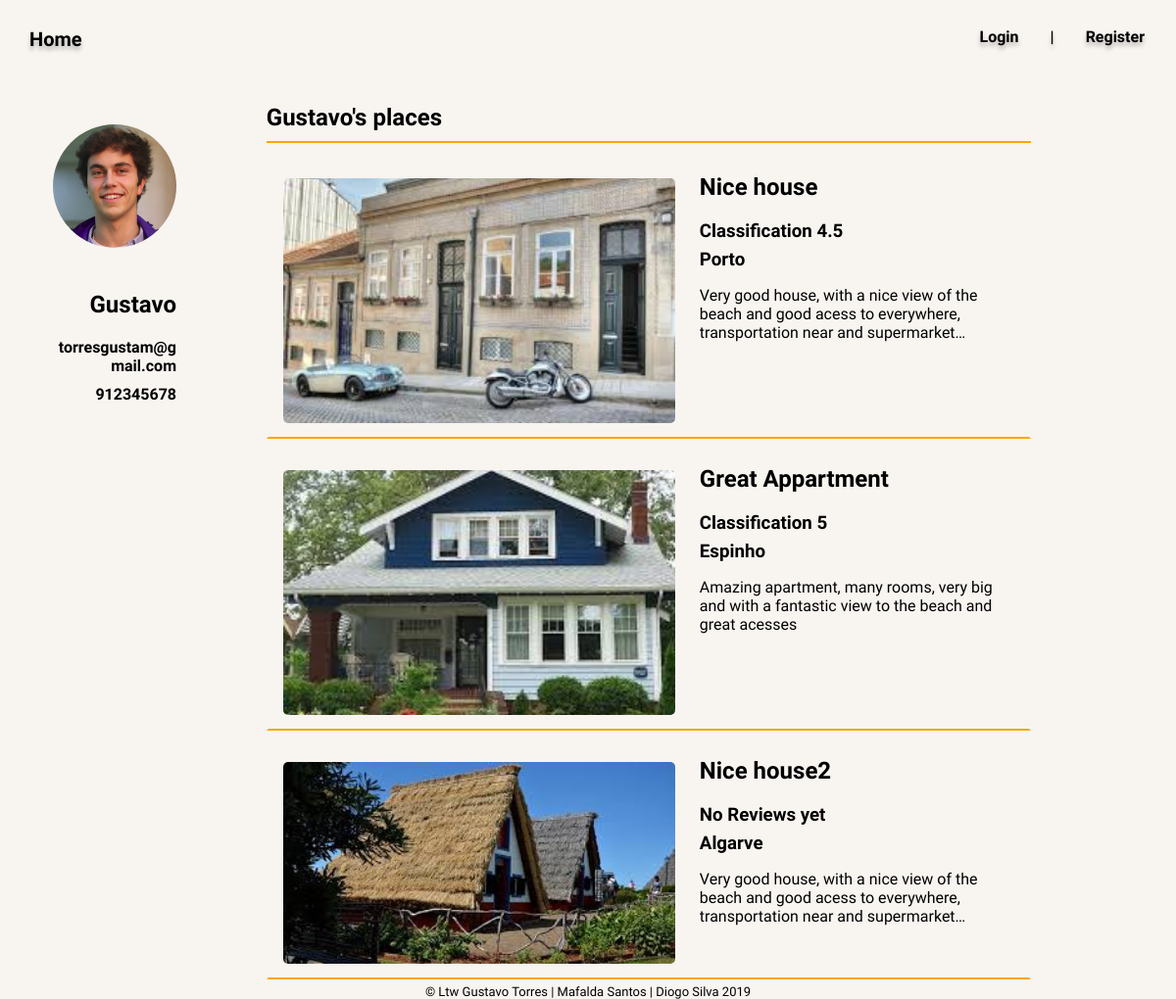
Page /pages/user.php?id=1 on the committed database.
### tables this page shows
CREATE TABLE User(
    userID integer PRIMARY KEY,
    userName text NOT NULL,
    email text NOT NULL,
    passHash text NOT NULL,
    age date NOT NULL,
    phoneNumber text NOT NULL CHECK(length(phoneNumber) = 9),
    profilePicture TEXT DEFAULT "default"
);

CREATE TABLE PlaceImage(
    placeImageID integer PRIMARY KEY,
    placeID integer NOT NULL REFERENCES Place,
    imagePath text NOT NULL,
    imageDescription text NOT NULL
);

### actions/getUserInfo.php (the view, shortened to what this page needs)
<?php
    include_once ('../actions/getPlaceInfo.php');
    function getUserInfo($userId){
        $db = Database::instance()->db();
        $stmt = $db->prepare('Select * from User
                              where User.userId = :userId
                                ');
        $stmt->bindParam(':userId', $userId);
        $stmt->execute();
        $user = $stmt->fetch();
        if($user !== false){
            return $user;
        }
        else{
            null;
        }
    }
    function getUserPlaces($userId){
        $db = Database::instance()->db();
        $stmt1 = $db->prepare('Select * from User
                              where User.userId = :userId
                                ');
        $stmt1->bindParam(':userId', $userId);
        $stmt1->execute();
        $user1 = $stmt1->fetch();
        $stmt = $db->prepare('Select Place.placeId as id,Place.title,
                                Place.city,Place.maxGuests as maxGuests,
                                IFNULL(avg(comment.classification),\'No Reviews yet\') as class,
                                place.placeDescription ,place.placeAddress
                                from
                                    User Join Place on User.userId = Place.placeOwner
                                    LEFT Join Comment on Place.placeid = comment.placeid
                                where User.userId = :userId
                                group by place.placeid;');
        $stmt->bindParam(':userId', $userId);
        $stmt->execute();
        $places = $stmt->fetchAll();
        return $places;
    }
    function drawUserInfo($user){
        $profilePic = getProfilePic($user['userID']);
        ?>
        <div id='userInfo'>
            <div id='userPicture'>
                <a href="user.php?id=<?=$user['userID']?>">
                    <img src="../images/profile/<?=$profilePic?>.jpg">
                </a>
            </div>
                <div id='userDetails'>
                <h2 id='userName'> <?= $user['userName'] ?> </h2>
                <h4 id='userEmail'> <?= $user['email'] ?> </h4>
                <h4 id='userPhoneNumber'> <?= $user['phoneNumber'] ?> </h4>
            </div>
        </div>
        <?php
    }
    function drawUserPlaces($places){
            ?>
            <?php
        foreach($places as $place){
            drawPlace($place);
        }
    }
    function drawPlace($place){
        ?>
            <a href="./house.php?id=<?= $place['id']?>" >
                <div class='userPlace'><?php
                    $images = getPlaceImages($place['id']);
                    displayPlaceImage($images);?>
                    <div class='userPlaceInfo'>
                        <h2> <?= $place['title']?> </h2>
                        <h3>
                        <?php
                            if($place['class'] != 'No Reviews yet'){
                        ?>
                            Classification
                        <?php
                            }
                        ?>
                        <?= $place['class']?> </h3>
                        <h3> <?= $place['city']?> </h3>
                        <p> <?= $place['placeDescription']?> </p>
                    </div>
                </div>
            </a>
        <?php
    }
    ?>
    <?php
    function getProfilePic($userId){
        $db = Database::instance()->db();
        $stmt = $db->prepare('Select profilePicture from User
                              where User.userId = :userId
                                ');
        $stmt->bindParam(':userId', $userId);
        $stmt->execute();
        $user = $stmt->fetch();
        return $user['profilePicture'];
    }
?>

### pages/user.php (shortened to what this page needs)
<?php
    include_once ('../templates/header.php');
    include_once ('../templates/footer.php');
    include_once ('../actions/getUserInfo.php');
    if(!isset($_GET['id'])){
        if(isset($_SESSION['username'])){
            draw_headerArgs(["../css/headerBlack.css", "../css/user.css"], []);
            $userId = $_SESSION['userId'];
            $user_info = getUserInfo($userId);
            drawMainUserMenu();
            ?>
            <section id='placesSection'>
            <h3> Your places </h3>
            <?php
            $user_places = getUserPlaces($userId);
            drawUserPlaces($user_places);
            ?>
            </section>
            <?php
        }else{
            $_SESSION['redirect'] = '../pages/user.php';
            header('Location: ../pages/homePage.php');
            exit;
        }
    }else{
        $userId = $_GET['id'];
        $user_info = getUserInfo($userId);
        drawUserInfo($user_info);
        ?>
        <section id='placesSection'>
        <h3> <?=$user_info['userName']?>'s places </h3>
        <?php
        $user_places = getUserPlaces($userId);
        drawUserPlaces($user_places);
        ?>
            </section>
        <?php
    }
?>

### actions/getPlaceInfo.php (shortened to what this page needs)
        <?php
    function getPlaceImages($placeId){
        $db = Database::instance()->db();
        $stmt = $db->prepare('Select * from PlaceImage where placeId = :placeid');
        $stmt->bindParam(':placeid',$placeId);
        $stmt->execute();
        $images = $stmt->fetchAll();
        return $images;
    }
        ?>
        <?php
    function displayPlaceImage($images){
        ?>
            <div class='placeImage'>
                    <?php
                    if (!empty($images)) {
                    $image = $images[0];
                    ?>
                    <img src="<?=$image['imagePath']?>" alt="Image of Place">
                <?php
                }
                ?>
        </div>
        <?php
    }
?>

### css/style.css (style rules this page uses)
body { margin: 0; background: #F8F4F0; font-family: 'Quicksand', sans-serif; }
#userPicture { width: 150px; height: 150px; }
#userPicture img { width: 100%; height: auto; border-radius: 50%; float: center; }

### css/user.css (style rules this page uses)
@media only screen and (min-width: 800px) { div#userDetails h4 { margin-top: 0px; margin-bottom: 10px; } }
@media only screen and (min-width: 800px) { #userInfo { grid-column-start: 1; grid-column-end: 2; grid-row-start: 1; grid-row-end: 2; min-width: 160px; display: flex; flex-direction: column; align-items: flex-end; } }
@media only screen and (min-width: 800px) { #placesSection { grid-column-start: 2; grid-column-end: 3; grid-row-start: 1; grid-row-end: 2; margin-right: 10%; } }
@media only screen and (min-width: 800px) { div.placeImage { margin: 10px 0px; min-width: 400px; max-width: 400px; margin-right: 20px; margin-left: 15px; } }
@media only screen and (min-width: 800px) { h3:first-child { width: 85%; } }
@media only screen and (min-width: 800px) { #userInfo #userPicture { margin-top: 25%; margin-right: 0px; margin-left: 50px; width: 70%; max-width: 150px; } }
@media only screen and (min-width: 800px) { #userInfo #userDetails { word-break: break-all; margin-right: 0px; margin-left: 50px; text-align: right; } }
#placesSection a { text-decoration: none; color: black; }
#placesSection > h3 { margin-left: 10%; border-bottom: orange solid 2px; font-size: 24px; padding-bottom: 10px; }
.userPlace { display: flex; flex-direction: row; margin: 20px 5%; margin-left: 10%; border-bottom: orange solid 2px; border-top: transparent solid 2px; border-left: transparent solid 2px; border-right: transparent solid 2px; border-radius: 0px; transition-duration: 0.5s; }
.userPlace img { object-fit: cover; width: 100%; max-height: 250px; border-radius: 5px; }
div.userPlaceInfo { padding-left: 5px; }
.userPlaceInfo h2 { margin-top: 5px; }
.userPlaceInfo h3 { margin: 7px 0px; }
.userPlaceInfo p { display: -webkit-box; -webkit-line-clamp: 3; -webkit-box-orient: vertical; overflow: hidden; text-overflow: ellipsis; padding-right: 10px; }

### rows in the picture
user: userID+profilePicture (picture), userName "Gustavo", email "torresgustam@gmail.com", phoneNumber "912345678"
placeimage: imagePath (picture)
placeimage: imagePath (picture)
placeimage: imagePath (picture)

### other values in the picture
$place['title'] "Nice house"
$place['class'] "4.5"
$place['city'] "Porto"
$place['placeDescription'] "Very good house, with a nice view of the beach and good acess to everywhere, transportation near and…"
$place['title'] "Great Appartment"
$place['class'] "5"
$place['city'] "Espinho"
$place['placeDescription'] "Amazing apartment, many rooms, very big and with a fantastic view to the beach and great acesses"
$place['title'] "Nice house2"
$place['class'] "No Reviews yet"
$place['city'] "Algarve"
